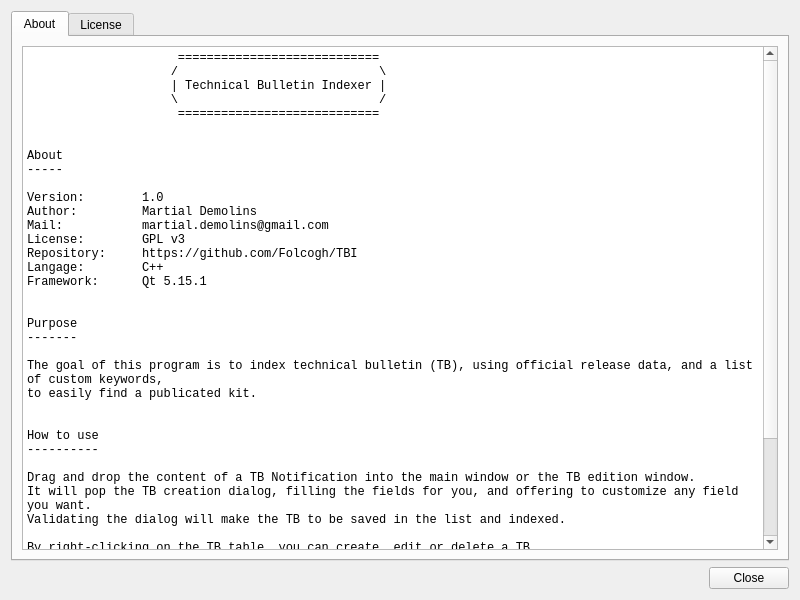
<?xml version="1.0" encoding="UTF-8"?>
<ui version="4.0">
 <class>DlgHelp</class>
 <widget class="QWidget" name="DlgHelp">
  <property name="geometry">
   <rect>
    <x>0</x>
    <y>0</y>
    <width>800</width>
    <height>600</height>
   </rect>
  </property>
  <property name="minimumSize">
   <size>
    <width>800</width>
    <height>600</height>
   </size>
  </property>
  <property name="windowTitle">
   <string>Form</string>
  </property>
  <layout class="QVBoxLayout" name="verticalLayout">
   <item>
    <widget class="QTabWidget" name="Tabs">
     <property name="currentIndex">
      <number>0</number>
     </property>
     <widget class="QWidget" name="TabAbout">
      <attribute name="title">
       <string>About</string>
      </attribute>
      <layout class="QVBoxLayout" name="verticalLayout_3">
       <item>
        <widget class="QPlainTextEdit" name="plainTextEdit_2">
         <property name="font">
          <font>
           <family>Consolas</family>
          </font>
         </property>
         <property name="plainText">
          <string>                     ============================
                    /                            \
                    | Technical Bulletin Indexer |
                    \                            /
                     ============================


About
-----

Version:        1.0
Author:         Martial Demolins
Mail:           martial.demolins@gmail.com
License:        GPL v3
Repository:     https://github.com/Folcogh/TBI
Langage:        C++
Framework:      Qt 5.15.1


Purpose
-------

The goal of this program is to index technical bulletin (TB), using official release data, and a list of custom keywords,
to easily find a publicated kit.


How to use
----------

Drag and drop the content of a TB Notification into the main window or the TB edition window.
It will pop the TB creation dialog, filling the fields for you, and offering to customize any field you want.
Validating the dialog will make the TB to be saved in the list and indexed.

By right-clicking on the TB table, you can create, edit or delete a TB.
You also can copy its URL, or open the PIV web pageof the TB in your default browser.
Obviously, you need to be connected to TP intranet to perform this.

When adding a new TB, fill the keywords field with your own words: this field is used
to quickly find a TB you have added beforehand.

Note: the index file (index.tbi) is saved in the program current directory.
</string>
         </property>
        </widget>
       </item>
      </layout>
     </widget>
     <widget class="QWidget" name="TabLicense">
      <attribute name="title">
       <string>License</string>
      </attribute>
      <layout class="QVBoxLayout" name="verticalLayout_2">
       <item>
        <widget class="QPlainTextEdit" name="plainTextEdit">
         <property name="plainText">
          <string>                    GNU GENERAL PUBLIC LICENSE
                       Version 3, 29 June 2007

 Copyright (C) 2007 Free Software Foundation, Inc. &lt;https://fsf.org/&gt;
 Everyone is permitted to copy and distribute verbatim copies
 of this license document, but changing it is not allowed.

                            Preamble

  The GNU General Public License is a free, copyleft license for
software and other kinds of works.

  The licenses for most software and other practical works are designed
to take away your freedom to share and change the works.  By contrast,
the GNU General Public License is intended to guarantee your freedom to
share and change all versions of a program--to make sure it remains free
software for all its users.  We, the Free Software Foundation, use the
GNU General Public License for most of our software; it applies also to
any other work released this way by its authors.  You can apply it to
your programs, too.

  When we speak of free software, we are referring to freedom, not
price.  Our General Public Licenses are designed to make sure that you
have the freedom to distribute copies of free software (and charge for
them if you wish), that you receive source code or can get it if you
want it, that you can change the software or use pieces of it in new
free programs, and that you know you can do these things.

  To protect your rights, we need to prevent others from denying you
these rights or asking you to surrender the rights.  Therefore, you have
certain responsibilities if you distribute copies of the software, or if
you modify it: responsibilities to respect the freedom of others.

  For example, if you distribute copies of such a program, whether
gratis or for a fee, you must pass on to the recipients the same
freedoms that you received.  You must make sure that they, too, receive
or can get the source code.  And you must show them these terms so they
know their rights.

  Developers that use the GNU GPL protect your rights with two steps:
(1) assert copyright on the software, and (2) offer you this License
giving you legal permission to copy, distribute and/or modify it.

  For the developers' and authors' protection, the GPL clearly explains
that there is no warranty for this free software.  For both users' and
authors' sake, the GPL requires that modified versions be marked as
changed, so that their problems will not be attributed erroneously to
authors of previous versions.

  Some devices are designed to deny users access to install or run
modified versions of the software inside them, although the manufacturer
can do so.  This is fundamentally incompatible with the aim of
protecting users' freedom to change the software.  The systematic
pattern of such abuse occurs in the area of products for individuals to
use, which is precisely where it is most unacceptable.  Therefore, we
have designed this version of the GPL to prohibit the practice for those
products.  If such problems arise substantially in other domains, we
stand ready to extend this provision to those domains in future versions
of the GPL, as needed to protect the freedom of users.

  Finally, every program is threatened constantly by software patents.
States should not allow patents to restrict development and use of
software on general-purpose computers, but in those that do, we wish to
avoid the special danger that patents applied to a free program could
make it effectively proprietary.  To prevent this, the GPL assures that
patents cannot be used to render the program non-free.

  The precise terms and conditions for copying, distribution and
modification follow.

                       TERMS AND CONDITIONS

  0. Definitions.

  &quot;This License&quot; refers to version 3 of the GNU General Public License.

  &quot;Copyright&quot; also means copyright-like laws that apply to other kinds of
works, such as semiconductor masks.

  &quot;The Program&quot; refers to any copyrightable work licensed under this
License.  Each licensee is addressed as &quot;you&quot;.  &quot;Licensees&quot; and
&quot;recipients&quot; may be individuals or organizations.

  To &quot;modify&quot; a work means to copy from or adapt all or part of the work
in a fashion requiring copyright permission, other than the making of an
exact copy.  The resulting work is called a &quot;modified version&quot; of the
earlier work or a work &quot;based on&quot; the earlier work.

  A &quot;covered work&quot; means either the unmodified Program or a work based
on the Program.

  To &quot;propagate&quot; a work means to do anything with it that, without
permission, would make you directly or secondarily liable for
infringement under applicable copyright law, except executing it on a
computer or modifying a private copy.  Propagation includes copying,
distribution (with or without modification), making available to the
public, and in some countries other activities as well.

  To &quot;convey&quot; a work means any kind of propagation that enables other
parties to make or receive copies.  Mere interaction with a user through
a computer network, with no transfer of a copy, is not conveying.

  An interactive user interface displays &quot;Appropriate Legal Notices&quot;
to the extent that it includes a convenient and prominently visible
feature that (1) displays an appropriate copyright notice, and (2)
tells the user that there is no warranty for the work (except to the
extent that warranties are provided), that licensees may convey the
work under this License, and how to view a copy of this License.  If
the interface presents a list of user commands or options, such as a
menu, a prominent item in the list meets this criterion.

  1. Source Code.

  The &quot;source code&quot; for a work means the preferred form of the work
for making modifications to it.  &quot;Object code&quot; means any non-source
form of a work.

  A &quot;Standard Interface&quot; means an interface that either is an official
standard defined by a recognized standards body, or, in the case of
interfaces specified for a particular programming language, one that
is widely used among developers working in that language.

  The &quot;System Libraries&quot; of an executable work include anything, other
than the work as a whole, that (a) is included in the normal form of
packaging a Major Component, but which is not part of that Major
Component, and (b) serves only to enable use of the work with that
Major Component, or to implement a Standard Interface for which an
implementation is available to the public in source code form.  A
&quot;Major Component&quot;, in this context, means a major essential component
(kernel, window system, and so on) of the specific operating system
(if any) on which the executable work runs, or a compiler used to
produce the work, or an object code interpreter used to run it.

  The &quot;Corresponding Source&quot; for a work in object code form means all
the source code needed to generate, install, and (for an executable
work) run the object code and to modify the work, including scripts to
control those activities.  However, it does not include the work's
System Libraries, or general-purpose tools or generally available free
programs which are used unmodified in performing those activities but
which are not part of the work.  For example, Corresponding Source
includes interface definition files associated with source files for
the work, and the source code for shared libraries and dynamically
linked subprograms that the work is specifically designed to require,
such as by intimate data communication or control flow between those
subprograms and other parts of the work.

  The Corresponding Source need not include anything that users
can regenerate automatically from other parts of the Corresponding
Source.

  The Corresponding Source for a work in source code form is that
same work.

  2. Basic Permissions.

  All rights granted under this License are granted for the term of
copyright on the Program, and are irrevocable provided the stated
conditions are met.  This License explicitly affirms your unlimited
permission to run the unmodified Program.  The output from running a
covered work is covered by this License only if the output, given its
content, constitutes a covered work.  This License acknowledges your
rights of fair use or other equivalent, as provided by copyright law.

  You may make, run and propagate covered works that you do not
convey, without conditions so long as your license otherwise remains
in force.  You may convey covered works to others for the sole purpose
of having them make modifications exclusively for you, or provide you
with facilities for running those works, provided that you comply with
the terms of this License in conveying all material for which you do
not control copyright.  Those thus making or running the covered works
for you must do so exclusively on your behalf, under your direction
and control, on terms that prohibit them from making any copies of
your copyrighted material outside their relationship with you.

  Conveying under any other circumstances is permitted solely under
the conditions stated below.  Sublicensing is not allowed; section 10
makes it unnecessary.

  3. Protecting Users' Legal Rights From Anti-Circumvention Law.

  No covered work shall be deemed part of an effective technological
measure under any applicable law fulfilling obligations under article
11 of the WIPO copyright treaty adopted on 20 December 1996, or
similar laws prohibiting or restricting circumvention of such
measures.

  When you convey a covered work, you waive any legal power to forbid
circumvention of technological measures to the extent such circumvention
is effected by exercising rights under this License with respect to
the covered work, and you disclaim any intention to limit operation or
modification of the work as a means of enforcing, against the work's
users, your or third parties' legal rights to forbid circumvention of
technological measures.

  4. Conveying Verbatim Copies.

  You may convey verbatim copies of the Program's source code as you
receive it, in any medium, provided that you conspicuously and
appropriately publish on each copy an appropriate copyright notice;
keep intact all notices stating that this License and any
non-permissive terms added in accord with section 7 apply to the code;
keep intact all notices of the absence of any warranty; and give all
recipients a copy of this License along with the Program.

  You may charge any price or no price for each copy that you convey,
and you may offer support or warranty protection for a fee.

  5. Conveying Modified Source Versions.

  You may convey a work based on the Program, or the modifications to
produce it from the Program, in the form of source code under the
terms of section 4, provided that you also meet all of these conditions:

    a) The work must carry prominent notices stating that you modified
    it, and giving a relevant date.

    b) The work must carry prominent notices stating that it is
    released under this License and any conditions added under section
    7.  This requirement modifies the requirement in section 4 to
    &quot;keep intact all notices&quot;.

    c) You must license the entire work, as a whole, under this
    License to anyone who comes into possession of a copy.  This
    License will therefore apply, along with any applicable section 7
    additional terms, to the whole of the work, and all its parts,
    regardless of how they are packaged.  This License gives no
    permission to license the work in any other way, but it does not
    invalidate such permission if you have separately received it.

    d) If the work has interactive user interfaces, each must display
    Appropriate Legal Notices; however, if the Program has interactive
    interfaces that do not display Appropriate Legal Notices, your
    work need not make them do so.

  A compilation of a covered work with other separate and independent
works, which are not by their nature extensions of the covered work,
and which are not combined with it such as to form a larger program,
in or on a volume of a storage or distribution medium, is called an
&quot;aggregate&quot; if the compilation and its resulting copyright are not
used to limit the access or legal rights of the compilation's users
beyond what the individual works permit.  Inclusion of a covered work
in an aggregate does not cause this License to apply to the other
parts of the aggregate.

  6. Conveying Non-Source Forms.

  You may convey a covered work in object code form under the terms
of sections 4 and 5, provided that you also convey the
machine-readable Corresponding Source under the terms of this License,
in one of these ways:

    a) Convey the object code in, or embodied in, a physical product
    (including a physical distribution medium), accompanied by the
    Corresponding Source fixed on a durable physical medium
    customarily used for software interchange.

    b) Convey the object code in, or embodied in, a physical product
    (including a physical distribution medium), accompanied by a
    written offer, valid for at least three years and valid for as
    long as you offer spare parts or customer support for that product
    model, to give anyone who possesses the object code either (1) a
    copy of the Corresponding Source for all the software in the
    product that is covered by this License, on a durable physical
    medium customarily used for software interchange, for a price no
    more than your reasonable cost of physically performing this
    conveying of source, or (2) access to copy the
    Corresponding Source from a network server at no charge.

    c) Convey individual copies of the object code with a copy of the
    written offer to provide the Corresponding Source.  This
    alternative is allowed only occasionally and noncommercially, and
    only if you received the object code with such an offer, in accord
    with subsection 6b.

    d) Convey the object code by offering access from a designated
    place (gratis or for a charge), and offer equivalent access to the
    Corresponding Source in the same way through the same place at no
    further charge.  You need not require recipients to copy the
    Corresponding Source along with the object code.  If the place to
    copy the object code is a network server, the Corresponding Source
    may be on a different server (operated by you or a third party)
    that supports equivalent copying facilities, provided you maintain
    clear directions next to the object code saying where to find the
    Corresponding Source.  Regardless of what server hosts the
    Corresponding Source, you remain obligated to ensure that it is
    available for as long as needed to satisfy these requirements.

    e) Convey the object code using peer-to-peer transmission, provided
    you inform other peers where the object code and Corresponding
    Source of the work are being offered to the general public at no
    charge under subsection 6d.

  A separable portion of the object code, whose source code is excluded
from the Corresponding Source as a System Library, need not be
included in conveying the object code work.

  A &quot;User Product&quot; is either (1) a &quot;consumer product&quot;, which means any
tangible personal property which is normally used for personal, family,
or household purposes, or (2) anything designed or sold for incorporation
into a dwelling.  In determining whether a product is a consumer product,
doubtful cases shall be resolved in favor of coverage.  For a particular
product received by a particular user, &quot;normally used&quot; refers to a
typical or common use of that class of product, regardless of the status
of the particular user or of the way in which the particular user
actually uses, or expects or is expected to use, the product.  A product
is a consumer product regardless of whether the product has substantial
commercial, industrial or non-consumer uses, unless such uses represent
the only significant mode of use of the product.

  &quot;Installation Information&quot; for a User Product means any methods,
procedures, authorization keys, or other information required to install
and execute modified versions of a covered work in that User Product from
a modified version of its Corresponding Source.  The information must
suffice to ensure that the continued functioning of the modified object
code is in no case prevented or interfered with solely because
modification has been made.

  If you convey an object code work under this section in, or with, or
specifically for use in, a User Product, and the conveying occurs as
part of a transaction in which the right of possession and use of the
User Product is transferred to the recipient in perpetuity or for a
fixed term (regardless of how the transaction is characterized), the
Corresponding Source conveyed under this section must be accompanied
by the Installation Information.  But this requirement does not apply
if neither you nor any third party retains the ability to install
modified object code on the User Product (for example, the work has
been installed in ROM).

  The requirement to provide Installation Information does not include a
requirement to continue to provide support service, warranty, or updates
for a work that has been modified or installed by the recipient, or for
the User Product in which it has been modified or installed.  Access to a
network may be denied when the modification itself materially and
adversely affects the operation of the network or violates the rules and
protocols for communication across the network.

  Corresponding Source conveyed, and Installation Information provided,
in accord with this section must be in a format that is publicly
documented (and with an implementation available to the public in
source code form), and must require no special password or key for
unpacking, reading or copying.

  7. Additional Terms.

  &quot;Additional permissions&quot; are terms that supplement the terms of this
License by making exceptions from one or more of its conditions.
Additional permissions that are applicable to the entire Program shall
be treated as though they were included in this License, to the extent
that they are valid under applicable law.  If additional permissions
apply only to part of the Program, that part may be used separately
under those permissions, but the entire Program remains governed by
this License without regard to the additional permissions.

  When you convey a copy of a covered work, you may at your option
remove any additional permissions from that copy, or from any part of
it.  (Additional permissions may be written to require their own
removal in certain cases when you modify the work.)  You may place
additional permissions on material, added by you to a covered work,
for which you have or can give appropriate copyright permission.

  Notwithstanding any other provision of this License, for material you
add to a covered work, you may (if authorized by the copyright holders of
that material) supplement the terms of this License with terms:

    a) Disclaiming warranty or limiting liability differently from the
    terms of sections 15 and 16 of this License; or

    b) Requiring preservation of specified reasonable legal notices or
    author attributions in that material or in the Appropriate Legal
    Notices displayed by works containing it; or

    c) Prohibiting misrepresentation of the origin of that material, or
    requiring that modified versions of such material be marked in
    reasonable ways as different from the original version; or

    d) Limiting the use for publicity purposes of names of licensors or
    authors of the material; or

    e) Declining to grant rights under trademark law for use of some
    trade names, trademarks, or service marks; or

    f) Requiring indemnification of licensors and authors of that
    material by anyone who conveys the material (or modified versions of
    it) with contractual assumptions of liability to the recipient, for
    any liability that these contractual assumptions directly impose on
    those licensors and authors.

  All other non-permissive additional terms are considered &quot;further
restrictions&quot; within the meaning of section 10.  If the Program as you
received it, or any part of it, contains a notice stating that it is
governed by this License along with a term that is a further
restriction, you may remove that term.  If a license document contains
a further restriction but permits relicensing or conveying under this
License, you may add to a covered work material governed by the terms
of that license document, provided that the further restriction does
not survive such relicensing or conveying.

  If you add terms to a covered work in accord with this section, you
must place, in the relevant source files, a statement of the
additional terms that apply to those files, or a notice indicating
where to find the applicable terms.

  Additional terms, permissive or non-permissive, may be stated in the
form of a separately written license, or stated as exceptions;
the above requirements apply either way.

  8. Termination.

  You may not propagate or modify a covered work except as expressly
provided under this License.  Any attempt otherwise to propagate or
modify it is void, and will automatically terminate your rights under
this License (including any patent licenses granted under the third
paragraph of section 11).

  However, if you cease all violation of this License, then your
license from a particular copyright holder is reinstated (a)
provisionally, unless and until the copyright holder explicitly and
finally terminates your license, and (b) permanently, if the copyright
holder fails to notify you of the violation by some reasonable means
prior to 60 days after the cessation.

  Moreover, your license from a particular copyright holder is
reinstated permanently if the copyright holder notifies you of the
violation by some reasonable means, this is the first time you have
received notice of violation of this License (for any work) from that
copyright holder, and you cure the violation prior to 30 days after
your receipt of the notice.

  Termination of your rights under this section does not terminate the
licenses of parties who have received copies or rights from you under
this License.  If your rights have been terminated and not permanently
reinstated, you do not qualify to receive new licenses for the same
material under section 10.

  9. Acceptance Not Required for Having Copies.

  You are not required to accept this License in order to receive or
run a copy of the Program.  Ancillary propagation of a covered work
occurring solely as a consequence of using peer-to-peer transmission
to receive a copy likewise does not require acceptance.  However,
nothing other than this License grants you permission to propagate or
modify any covered work.  These actions infringe copyright if you do
not accept this License.  Therefore, by modifying or propagating a
covered work, you indicate your acceptance of this License to do so.

  10. Automatic Licensing of Downstream Recipients.

  Each time you convey a covered work, the recipient automatically
receives a license from the original licensors, to run, modify and
propagate that work, subject to this License.  You are not responsible
for enforcing compliance by third parties with this License.

  An &quot;entity transaction&quot; is a transaction transferring control of an
organization, or substantially all assets of one, or subdividing an
organization, or merging organizations.  If propagation of a covered
work results from an entity transaction, each party to that
transaction who receives a copy of the work also receives whatever
licenses to the work the party's predecessor in interest had or could
give under the previous paragraph, plus a right to possession of the
Corresponding Source of the work from the predecessor in interest, if
the predecessor has it or can get it with reasonable efforts.

  You may not impose any further restrictions on the exercise of the
rights granted or affirmed under this License.  For example, you may
not impose a license fee, royalty, or other charge for exercise of
rights granted under this License, and you may not initiate litigation
(including a cross-claim or counterclaim in a lawsuit) alleging that
any patent claim is infringed by making, using, selling, offering for
sale, or importing the Program or any portion of it.

  11. Patents.

  A &quot;contributor&quot; is a copyright holder who authorizes use under this
License of the Program or a work on which the Program is based.  The
work thus licensed is called the contributor's &quot;contributor version&quot;.

  A contributor's &quot;essential patent claims&quot; are all patent claims
owned or controlled by the contributor, whether already acquired or
hereafter acquired, that would be infringed by some manner, permitted
by this License, of making, using, or selling its contributor version,
but do not include claims that would be infringed only as a
consequence of further modification of the contributor version.  For
purposes of this definition, &quot;control&quot; includes the right to grant
patent sublicenses in a manner consistent with the requirements of
this License.

  Each contributor grants you a non-exclusive, worldwide, royalty-free
patent license under the contributor's essential patent claims, to
make, use, sell, offer for sale, import and otherwise run, modify and
propagate the contents of its contributor version.

  In the following three paragraphs, a &quot;patent license&quot; is any express
agreement or commitment, however denominated, not to enforce a patent
(such as an express permission to practice a patent or covenant not to
sue for patent infringement).  To &quot;grant&quot; such a patent license to a
party means to make such an agreement or commitment not to enforce a
patent against the party.

  If you convey a covered work, knowingly relying on a patent license,
and the Corresponding Source of the work is not available for anyone
to copy, free of charge and under the terms of this License, through a
publicly available network server or other readily accessible means,
then you must either (1) cause the Corresponding Source to be so
available, or (2) arrange to deprive yourself of the benefit of the
patent license for this particular work, or (3) arrange, in a manner
consistent with the requirements of this License, to extend the patent
license to downstream recipients.  &quot;Knowingly relying&quot; means you have
actual knowledge that, but for the patent license, your conveying the
covered work in a country, or your recipient's use of the covered work
in a country, would infringe one or more identifiable patents in that
country that you have reason to believe are valid.

  If, pursuant to or in connection with a single transaction or
arrangement, you convey, or propagate by procuring conveyance of, a
covered work, and grant a patent license to some of the parties
receiving the covered work authorizing them to use, propagate, modify
or convey a specific copy of the covered work, then the patent license
you grant is automatically extended to all recipients of the covered
work and works based on it.

  A patent license is &quot;discriminatory&quot; if it does not include within
the scope of its coverage, prohibits the exercise of, or is
conditioned on the non-exercise of one or more of the rights that are
specifically granted under this License.  You may not convey a covered
work if you are a party to an arrangement with a third party that is
in the business of distributing software, under which you make payment
to the third party based on the extent of your activity of conveying
the work, and under which the third party grants, to any of the
parties who would receive the covered work from you, a discriminatory
patent license (a) in connection with copies of the covered work
conveyed by you (or copies made from those copies), or (b) primarily
for and in connection with specific products or compilations that
contain the covered work, unless you entered into that arrangement,
or that patent license was granted, prior to 28 March 2007.

  Nothing in this License shall be construed as excluding or limiting
any implied license or other defenses to infringement that may
otherwise be available to you under applicable patent law.

  12. No Surrender of Others' Freedom.

  If conditions are imposed on you (whether by court order, agreement or
otherwise) that contradict the conditions of this License, they do not
excuse you from the conditions of this License.  If you cannot convey a
covered work so as to satisfy simultaneously your obligations under this
License and any other pertinent obligations, then as a consequence you may
not convey it at all.  For example, if you agree to terms that obligate you
to collect a royalty for further conveying from those to whom you convey
the Program, the only way you could satisfy both those terms and this
License would be to refrain entirely from conveying the Program.

  13. Use with the GNU Affero General Public License.

  Notwithstanding any other provision of this License, you have
permission to link or combine any covered work with a work licensed
under version 3 of the GNU Affero General Public License into a single
combined work, and to convey the resulting work.  The terms of this
License will continue to apply to the part which is the covered work,
but the special requirements of the GNU Affero General Public License,
section 13, concerning interaction through a network will apply to the
combination as such.

  14. Revised Versions of this License.

  The Free Software Foundation may publish revised and/or new versions of
the GNU General Public License from time to time.  Such new versions will
be similar in spirit to the present version, but may differ in detail to
address new problems or concerns.

  Each version is given a distinguishing version number.  If the
Program specifies that a certain numbered version of the GNU General
Public License &quot;or any later version&quot; applies to it, you have the
option of following the terms and conditions either of that numbered
version or of any later version published by the Free Software
Foundation.  If the Program does not specify a version number of the
GNU General Public License, you may choose any version ever published
by the Free Software Foundation.

  If the Program specifies that a proxy can decide which future
versions of the GNU General Public License can be used, that proxy's
public statement of acceptance of a version permanently authorizes you
to choose that version for the Program.

  Later license versions may give you additional or different
permissions.  However, no additional obligations are imposed on any
author or copyright holder as a result of your choosing to follow a
later version.

  15. Disclaimer of Warranty.

  THERE IS NO WARRANTY FOR THE PROGRAM, TO THE EXTENT PERMITTED BY
APPLICABLE LAW.  EXCEPT WHEN OTHERWISE STATED IN WRITING THE COPYRIGHT
HOLDERS AND/OR OTHER PARTIES PROVIDE THE PROGRAM &quot;AS IS&quot; WITHOUT WARRANTY
OF ANY KIND, EITHER EXPRESSED OR IMPLIED, INCLUDING, BUT NOT LIMITED TO,
THE IMPLIED WARRANTIES OF MERCHANTABILITY AND FITNESS FOR A PARTICULAR
PURPOSE.  THE ENTIRE RISK AS TO THE QUALITY AND PERFORMANCE OF THE PROGRAM
IS WITH YOU.  SHOULD THE PROGRAM PROVE DEFECTIVE, YOU ASSUME THE COST OF
ALL NECESSARY SERVICING, REPAIR OR CORRECTION.

  16. Limitation of Liability.

  IN NO EVENT UNLESS REQUIRED BY APPLICABLE LAW OR AGREED TO IN WRITING
WILL ANY COPYRIGHT HOLDER, OR ANY OTHER PARTY WHO MODIFIES AND/OR CONVEYS
THE PROGRAM AS PERMITTED ABOVE, BE LIABLE TO YOU FOR DAMAGES, INCLUDING ANY
GENERAL, SPECIAL, INCIDENTAL OR CONSEQUENTIAL DAMAGES ARISING OUT OF THE
USE OR INABILITY TO USE THE PROGRAM (INCLUDING BUT NOT LIMITED TO LOSS OF
DATA OR DATA BEING RENDERED INACCURATE OR LOSSES SUSTAINED BY YOU OR THIRD
PARTIES OR A FAILURE OF THE PROGRAM TO OPERATE WITH ANY OTHER PROGRAMS),
EVEN IF SUCH HOLDER OR OTHER PARTY HAS BEEN ADVISED OF THE POSSIBILITY OF
SUCH DAMAGES.

  17. Interpretation of Sections 15 and 16.

  If the disclaimer of warranty and limitation of liability provided
above cannot be given local legal effect according to their terms,
reviewing courts shall apply local law that most closely approximates
an absolute waiver of all civil liability in connection with the
Program, unless a warranty or assumption of liability accompanies a
copy of the Program in return for a fee.

                     END OF TERMS AND CONDITIONS</string>
         </property>
        </widget>
       </item>
      </layout>
     </widget>
    </widget>
   </item>
   <item>
    <layout class="QHBoxLayout" name="HLayoutButton">
     <item>
      <spacer name="HSpacerButton">
       <property name="orientation">
        <enum>Qt::Horizontal</enum>
       </property>
       <property name="sizeHint" stdset="0">
        <size>
         <width>40</width>
         <height>20</height>
        </size>
       </property>
      </spacer>
     </item>
     <item>
      <widget class="QPushButton" name="ButtonClose">
       <property name="text">
        <string>Close</string>
       </property>
      </widget>
     </item>
    </layout>
   </item>
  </layout>
 </widget>
 <resources/>
 <connections/>
</ui>
